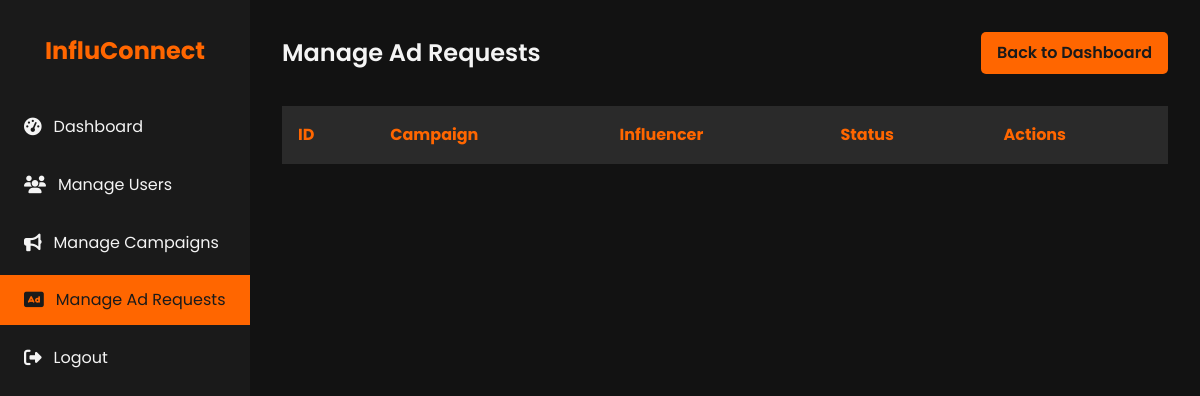
The app's page /admin/ad_requests (signed in), older data.
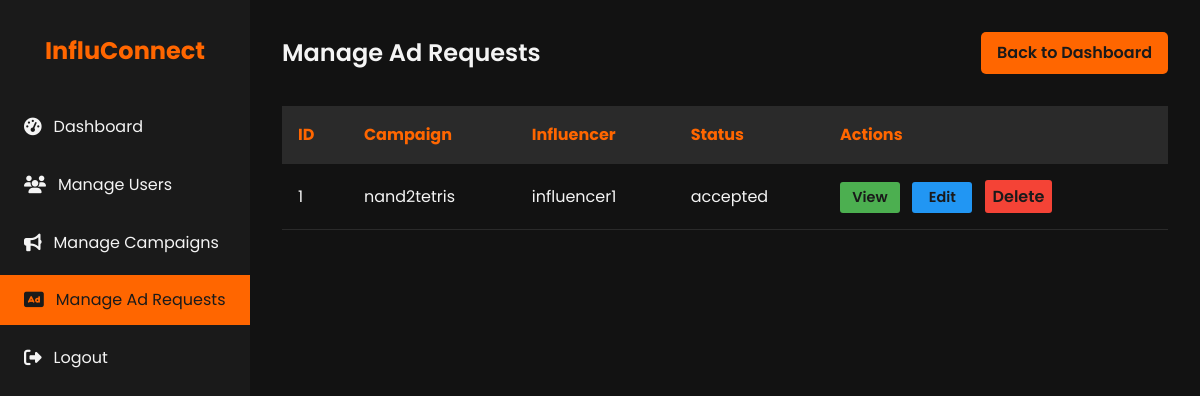
The same page, newer data.
### models.py (models this page shows, shortened)
class AdRequest(db.Model):
    id = db.Column(db.Integer, primary_key=True)
    campaign_id = db.Column(db.Integer, db.ForeignKey('campaign.id', ondelete='CASCADE'), nullable=False)
    influencer_id = db.Column(db.Integer, db.ForeignKey('influencer.id', ondelete='CASCADE'), nullable=False)
    status = db.Column(db.String(50), nullable=False)  # pending, accepted, rejected, negotiated
    details = db.Column(db.Text)
    negotiation_terms = db.Column(db.Text)
    communication_log = db.Column(db.Text)
    renegotiation_email = db.Column(db.String(120), nullable=False)
    company_name = db.Column(db.String(120), nullable=False)
    created_at = db.Column(db.DateTime, default=datetime.utcnow)
    updated_at = db.Column(db.DateTime, default=datetime.utcnow, onupdate=datetime.utcnow)
    campaign = db.relationship('Campaign', backref=db.backref('ad_requests', lazy=True, cascade='all, delete-orphan'))
    influencer = db.relationship('Influencer', backref=db.backref('ad_requests', lazy=True, cascade='all, delete-orphan'))

class Campaign(db.Model):
    id = db.Column(db.Integer, primary_key=True)
    sponsor_id = db.Column(db.Integer, db.ForeignKey('sponsor.id', ondelete='SET NULL'), nullable=True)
    title = db.Column(db.String(120), nullable=False)
    company_name= db.Column(db.String(120), nullable=False)
    description = db.Column(db.Text)
    budget = db.Column(db.Float)
    category = db.Column(db.String(120))
    status = db.Column(db.String(50), nullable=False)  # active, completed, flagged
    start_date = db.Column(db.DateTime)
    end_date = db.Column(db.DateTime)
    is_public = db.Column(db.Boolean, default=True)
    sponsor = db.relationship('Sponsor', backref=db.backref('campaigns', lazy=True, cascade='all, delete-orphan'))

class User(db.Model, UserMixin):
    id = db.Column(db.Integer, primary_key=True)
    username = db.Column(db.String(80), unique=True, nullable=False)
    password = db.Column(db.String(200), nullable=False)
    email = db.Column(db.String(120), unique=True, nullable=False)
    role = db.Column(db.String(50), nullable=False)  # admin, sponsor, influencer
    is_active = db.Column(db.Boolean, default=True)
    sponsor = db.relationship('Sponsor', back_populates='user', uselist=False)
    influencer = db.relationship('Influencer', back_populates='user', uselist=False)

### app.py (the view)
    @app.route('/admin/ad_requests')
    @login_required
    @admin_required
    def admin_ad_requests():
        ad_requests = AdRequest.query.all()
        return render_template('admin_ad_requests.html', ad_requests=ad_requests)

### templates/admin_ad_requests.html (shortened to what this page needs)
<!DOCTYPE html>
<html lang="en">
<head>
    <link rel="stylesheet" href="https://cdnjs.cloudflare.com/ajax/libs/font-awesome/6.1.1/css/all.min.css">
</head>
<body>
    <div class="dashboard">
        <aside class="sidebar">
            <div class="logo">
                <h1>InfluConnect</h1>
            </div>
            <nav>
                <ul class="nav-menu">
                    <li class="nav-item">
                        <a href="{{ url_for('admin_dashboard') }}" class="nav-link">
                            <i class="fas fa-tachometer-alt"></i> Dashboard
                        </a>
                    </li>
                    <li class="nav-item">
                        <a href="{{ url_for('admin_users') }}" class="nav-link">
                            <i class="fas fa-users"></i> Manage Users
                        </a>
                    </li>
                    <li class="nav-item">
                        <a href="{{ url_for('admin_campaigns') }}" class="nav-link">
                            <i class="fas fa-bullhorn"></i> Manage Campaigns
                        </a>
                    </li>
                    <li class="nav-item">
                        <a href="{{ url_for('admin_ad_requests') }}" class="nav-link active">
                            <i class="fas fa-ad"></i> Manage Ad Requests
                        </a>
                    </li>
                    <li class="nav-item">
                        <a href="{{ url_for('logout') }}" class="nav-link">
                            <i class="fas fa-sign-out-alt"></i> Logout
                        </a>
                    </li>
                </ul>
            </nav>
        </aside>
        <main class="main-content">
            <header class="header">
                <h1 class="welcome-text">Manage Ad Requests</h1>
                <a href="{{ url_for('admin_dashboard') }}" class="btn">Back to Dashboard</a>
            </header>
            <table class="ad-request-table">
                <thead>
                    <tr>
                        <th>ID</th>
                        <th>Campaign</th>
                        <th>Influencer</th>
                        <th>Status</th>
                        <th>Actions</th>
                    </tr>
                </thead>
                <tbody>
                    {% for ad_request in ad_requests %}
                    <tr>
                        <td>{{ ad_request.id }}</td>
                        <td>{{ ad_request.campaign.title }}</td>
                        <td>{{ ad_request.influencer.user.username }}</td>
                        <td>{{ ad_request.status }}</td>
                        <td>
                            <a href="{{ url_for('admin_ad_request_detail', ad_request_id=ad_request.id) }}" class="btn action-btn view-btn">View</a>
                            <a href="{{ url_for('admin_ad_request_edit', ad_request_id=ad_request.id) }}" class="btn action-btn edit-btn">Edit</a>
                            <form action="{{ url_for('admin_ad_request_delete', ad_request_id=ad_request.id) }}" method="post" style="display:inline;">
                                <button type="submit" class="btn action-btn delete-btn" onclick="return confirm('Are you sure you want to delete this ad request?');">Delete</button>
                            </form>
                        </td>
                    </tr>
                    {% endfor %}
                </tbody>
            </table>
        </main>
    </div>
</body>
</html>

### templates/admin_ad_requests.html (style rules this page uses)
:root { --primary-color: #1a1a1a; --secondary-color: #ff6600; --text-color: #f4f4f4; --bg-color: #121212; --card-bg-color: #2a2a2a; --hover-color: #ff8533; }
* { margin: 0; padding: 0; box-sizing: border-box; }
body { font-family: 'Poppins', sans-serif; line-height: 1.6; color: var(--text-color); background-color: var(--bg-color); }
.dashboard { display: flex; min-height: 100vh; }
.sidebar { width: 250px; background-color: var(--primary-color); padding: 2rem 0; position: fixed; height: 100vh; overflow-y: auto; }
.logo { text-align: center; margin-bottom: 2rem; }
.logo h1 { color: var(--secondary-color); font-size: 1.5rem; }
.nav-menu { list-style-type: none; }
.nav-item { margin-bottom: 0.5rem; }
.nav-link { display: flex; align-items: center; padding: 0.75rem 1.5rem; color: var(--text-color); text-decoration: none; transition: all 0.3s ease; }
.nav-link:hover, .nav-link.active { background-color: var(--secondary-color); color: var(--primary-color); }
.nav-link i { margin-right: 0.75rem; font-size: 1.1rem; }
.main-content { flex-grow: 1; margin-left: 250px; padding: 2rem; }
.header { display: flex; justify-content: space-between; align-items: center; margin-bottom: 2rem; }
.welcome-text { font-size: 1.5rem; font-weight: 600; }
.btn { background-color: var(--secondary-color); color: var(--primary-color); padding: 0.5rem 1rem; border: none; border-radius: 5px; cursor: pointer; font-weight: 600; transition: all 0.3s ease; text-decoration: none; display: inline-block; }
.ad-request-table { width: 100%; border-collapse: collapse; margin-top: 1rem; }
.ad-request-table th, .ad-request-table td { padding: 1rem; text-align: left; border-bottom: 1px solid var(--card-bg-color); }
.ad-request-table th { background-color: var(--card-bg-color); color: var(--secondary-color); }
.action-btn { padding: 0.25rem 0.5rem; margin-right: 0.5rem; border-radius: 3px; font-size: 0.9rem; min-width: 60px; text-align: center; display: inline-block; }
.view-btn { background-color: #4caf50; }
.edit-btn { background-color: #2196f3; }
.delete-btn { background-color: #f44336; border: none; font-family: inherit; font-size: inherit; cursor: pointer; }

Row changes from the older to the newer data that the page shows:
added AdRequest: id "1", campaign "nand2tetris", influencer.user.username "influencer1", status "accepted"
